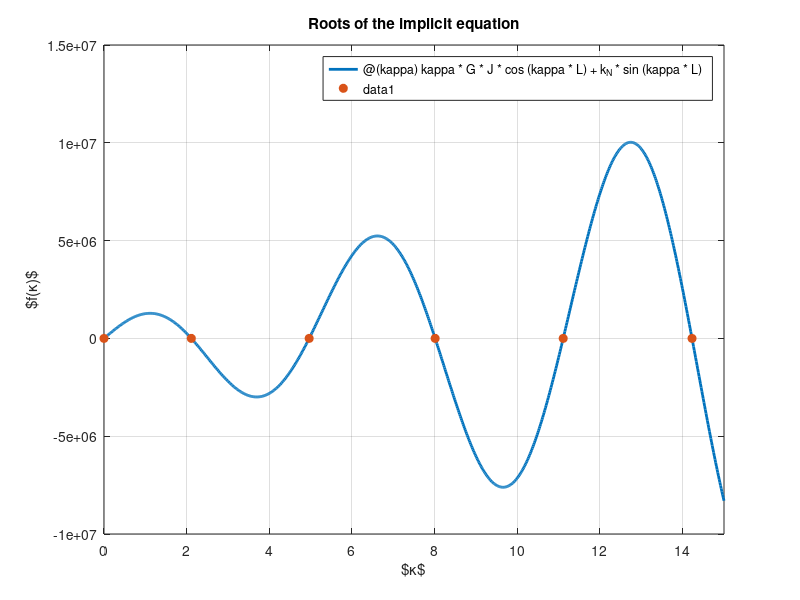
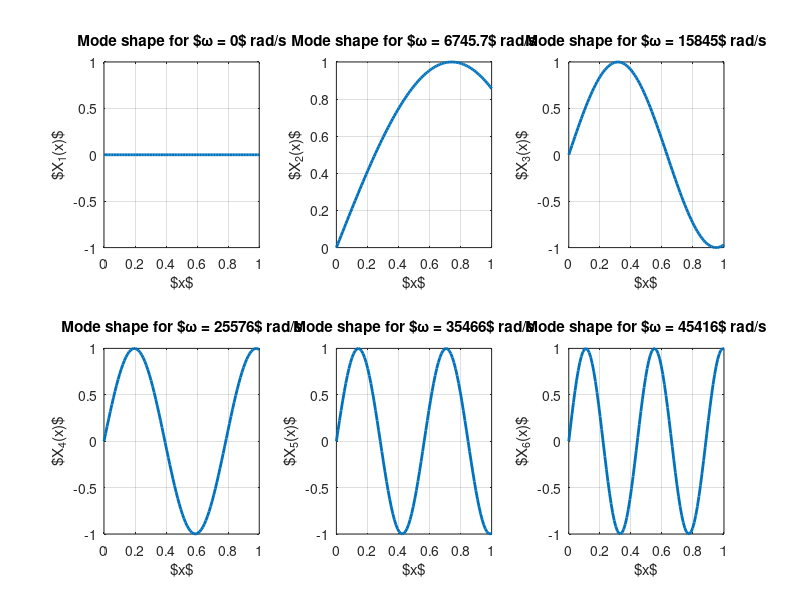

These figures' MATLAB source, in order:
clc; clear; close all;

%% Part a

% Parameters
d = 0.1; % m
L = 1; % m
J = pi * d^4 / 32; % m^4
G = 80 * 10^9; % Pa
k_N = 10^6; % N/m
rho = 7850; % kg/m^3
I = rho * pi * d^4 /32; % kg/m^2

c = sqrt(G/rho);

% Find numeric solutions for the following implicit equations and show the roots - the intersection points \kappa G{J}_{p}\cos(\kappa L)+{k}_{N}\sin(\kappa L)=0

% Define the function
f = @(kappa) kappa * G * J * cos(kappa * L) + k_N * sin(kappa * L);

% Find the first 6 roots
roots = [];
for kappa0 = linspace(0, 15, 100)
    try
        root = fzero(f, kappa0);
        if isempty(roots) || all(abs(roots - root) > 1e-3)
            roots = [roots; root];
        end
        if length(roots) >= 6
            break;
        end
    catch
        % Ignore errors due to fzero not converging
    end
end
roots = unique(roots);
roots = roots(1:min(6, length(roots)));


colors = get(groot, 'DefaultAxesColorOrder');
fplot(f, [0, 15], 'LineWidth', 2);
hold on;
plot(roots, zeros(1, length(roots)), 'o', 'MarkerSize', 6, 'MarkerFaceColor', colors(2, :), 'MarkerEdgeColor', colors(2, :));
grid on;
xlabel('$\kappa$');
ylabel('$f(\kappa)$');
title('Roots of the implicit equation');

set(gcf, 'units', 'pixels', 'position', [100, 100, 600, 200]);
exportgraphics(gcf, 'q1.png', 'Resolution', 300);

% Calculate the natural frequencies
omega = roots * c;
disp(omega);

% Plot the mode shapes
figure;
for i = 1:length(roots)
    kappa = roots(i);
    x = linspace(0, L, 100);
    y = sin(kappa * x);
    subplot(2, 3, i);
    plot(x, y, 'LineWidth', 2);
    grid on;
    xlabel('$x$');
    ylabel(['$X_', num2str(i), '(x)$']);
    title(['Mode shape for $\omega = ', num2str(omega(i), '%.5g'), '$ rad/s']);
end

set(gcf, 'units', 'pixels', 'position', [100, 100, 1200, 600]);
exportgraphics(gcf, 'q1_modes.png', 'Resolution', 300);

%% Part b

% Calculate B_n
B_n = zeros(length(roots), 1);
for i = 1:length(roots)
    kappa = roots(i);
    B_n(i) = sqrt(2/(rho * J)) * (L - (1/(kappa)) * sin(kappa * L) * cos(kappa * L))^(-0.5)
end

disp('B_n values:');
disp(B_n);